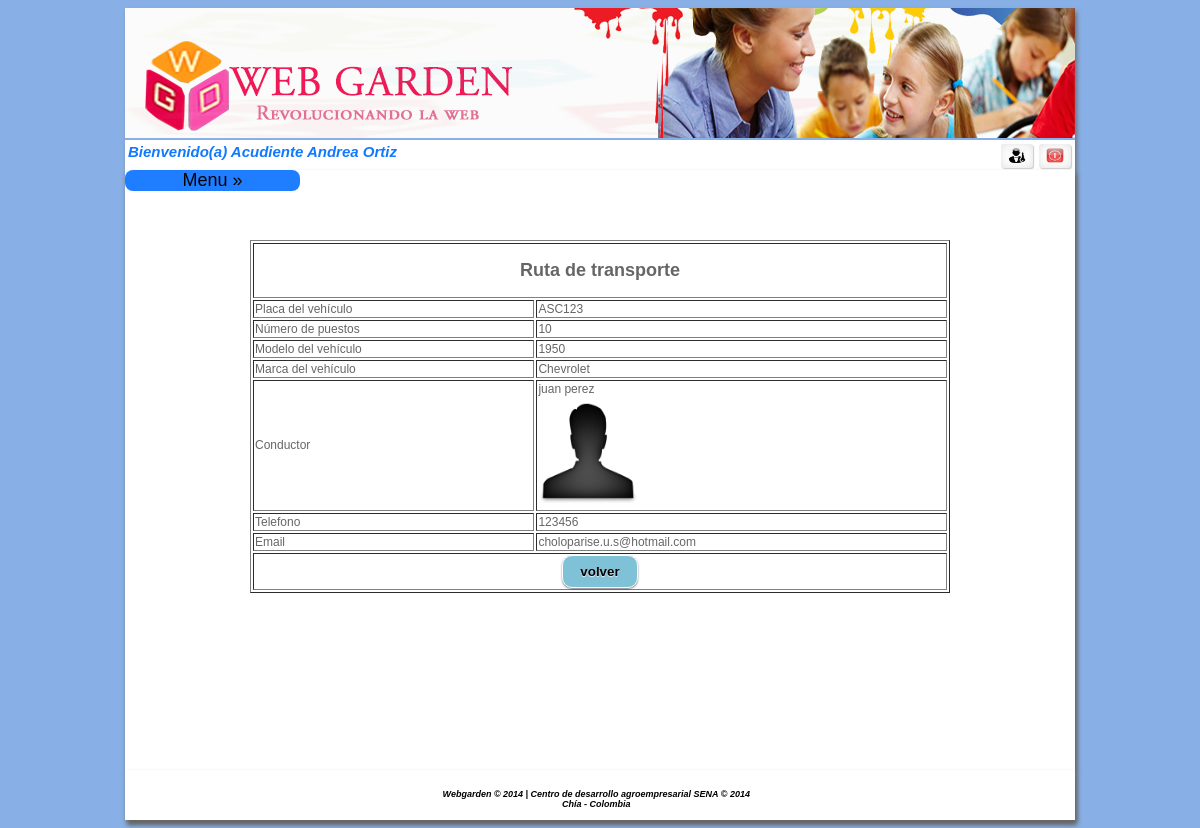
The app's page /home.php?rut=2&acceso=128 (signed in) with its own data.
### tables this page shows
CREATE TABLE IF NOT EXISTS `ruta` (
`idruta` int(11) NOT NULL,
  `placa` varchar(15) NOT NULL,
  `npuesto` int(11) NOT NULL,
  `idconductor` int(11) NOT NULL,
  `modelo` int(11) NOT NULL,
  `idmarca` int(11) NOT NULL
);

CREATE TABLE IF NOT EXISTS `marcaruta` (
`idmarca` int(11) NOT NULL,
  `nombre` varchar(50) NOT NULL
);

CREATE TABLE IF NOT EXISTS `persona` (
  `identificacion` int(11) NOT NULL,
  `prinombre` varchar(15) NOT NULL,
  `segnombre` varchar(20) DEFAULT NULL,
  `priapellido` varchar(15) NOT NULL,
  `segapellido` varchar(20) DEFAULT NULL,
  `telefono` varchar(15) NOT NULL,
  `direccion` varchar(15) NOT NULL,
  `foto` varchar(300) DEFAULT NULL,
  `pass` varchar(200) NOT NULL,
  `genero` int(11) NOT NULL,
  `email` varchar(100) NOT NULL,
  `tipodoc` int(11) NOT NULL
);

### controlador/crutaac.php (called while the page is built)
<?php
	include ("modelo/mrutaac.php");
	$ins = new mruta();
     $rut = isset($_GET["rut"]) ? $_GET["rut"] : NULL;
      $datos1 =$ins->selruta($rut);
      $conduc=$ins->selconduc($datos1[0]['idconductor']);
?>

### modelo/mrutaac.php (called while the page is built, shortened)
<?php
include ("controlador/conexion.php");
class mruta{
	function selruta($idruta){
		$sql = "SELECT ru.idruta, ru.placa, ru.npuesto, ru.idconductor, us.prinombre as nombre,us.priapellido as apellido , ru.modelo ,ma.nombre as marca
FROM ruta as ru inner join persona as us on  ru.idconductor=us.identificacion
inner join marcaruta as ma  on ru.idmarca=ma.idmarca WHERE idruta='".$idruta."' ;";
		$conexionBD = new conexion();
		$conexionBD->conectarBD();
		$data = $conexionBD->ejeCon($sql,0);
		return $data;
	}
	function selconduc($identificacion){
		$sql = "SELECT  * FROM persona WHERE identificacion='".$identificacion."' ";
		$conexionBD = new conexion();
		$conexionBD->conectarBD();
		$data = $conexionBD->ejeCon($sql,0);
		return $data;
	}
}
?>

### controlador/configuracion.php (called while the page is built)
<?php
	$usu_db = "root";
	$pass_db = "";
	$serv_db = "localhost";
	$db = "webgarden";
?>

### controlador/conexion.php (called while the page is built, shortened)
<?php
class conexion{
	function conectarBD(){
		include("configuracion.php");
		$this->link = mysql_connect($serv_db,$usu_db,$pass_db);
		$db2= mysql_select_db($db);
	}
	function ejeCon($con, $op){
		$this->resultado = mysql_query($con) or
		die("La consulta fallo: ".mysql_error());
		if ($op==0){
			while ($linea = mysql_fetch_array($this->resultado)){
				$arrayResultado[] = $linea;
			}
		}else{
			$arrayResultado[] =0;
		}
		$resarr = isset($arrayResultado) ? $arrayResultado:NULL;
		if($resarr){
			return $arrayResultado;
		}
	}
}
?>

### vista/vrutaac.php (the view)
<?php
	include ("controlador/crutaac.php");
?>
<center>
	<table width="700" border="1">
        <tr>
        	<td colspan="2" align="center">
            	<h2>Ruta de transporte</h2>
            </td>
        </tr>
        <tr>
        	<td align="left">Placa del veh&iacute;culo</td>
        	 <td> <?php echo $datos1[0]['placa'] ?> </td>
        </tr>
    	<tr>
        	<td align="left">N&uacute;mero de puestos</td>
           <td> <?php echo $datos1[0]['npuesto'] ?></td>
        </tr>
       <tr>
        	<td align="left">Modelo del veh&iacute;culo</td>
           <td> <?php echo $datos1[0]['modelo'] ?></td>
        </tr>
         <tr>
        	<td align="left">Marca del veh&iacute;culo</td>
        	 <td><?php echo $datos1[0]['marca']?></td>
       </tr>
       <tr>
        	<td align="left">Conductor</td>
                <td><?php echo $datos1[0]['nombre'] ?> <?php echo $datos1[0]['apellido'] ?> <br><img src='<?php echo $conduc[0]['foto'] ?>' width='100' height='110'/></td>
       </tr>
        <tr>
        	<td align="left">Telefono</td>
                <td><?php echo $conduc[0]['telefono'] ?> </td>
       </tr>
       <tr>
        	<td align="left">Email</td>
                <td><?php echo $conduc[0]['email'] ?> </td>
       </tr>
        <tr>
        	<td colspan="2" align="center" >
                     <input type="button" onclick="location.href='home.php?acceso=123'" value="volver"/>
            </td>
        </tr>
    </table>
</center>

### css/style.css (style rules this page uses)
input[type=submit], input[type=reset],input[type=button] { padding: 9px 17px; font-family: Helvetica,Arial,sans-serif; font-weight: bold; line-height: 1; color: #000000; border: none; text-shadow: 0 1px 1px rgba(255,255,255,0.85); background-color:#7FC1D7; border: 1px solid #ffffff; border-radius: 10px; box-shadow: 0 1px 2px rgba(0,0,0,0.5); }

### css/menu.css (style rules this page uses)
body { font-family: 'Open Sans', sans-serif; background:#89B0E6; background-size:cover; }

### records on screen
ruta: placa "ASC123", npuesto "10", modelo "1950", idmarca.nombre "Chevrolet", idconductor.prinombre "juan", idconductor.priapellido "perez"
persona: foto (picture), telefono "123456", email "choloparise.u.s@hotmail.com"

### other values on screen
$nomapre "Andrea Ortiz"
